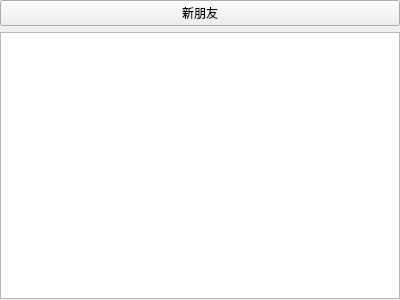
<?xml version="1.0" encoding="UTF-8"?>
<ui version="4.0">
 <class>FriendListForm</class>
 <widget class="QWidget" name="FriendListForm">
  <property name="geometry">
   <rect>
    <x>0</x>
    <y>0</y>
    <width>400</width>
    <height>300</height>
   </rect>
  </property>
  <property name="windowTitle">
   <string>Form</string>
  </property>
  <layout class="QGridLayout" name="gridLayout">
   <property name="leftMargin">
    <number>0</number>
   </property>
   <property name="topMargin">
    <number>0</number>
   </property>
   <property name="rightMargin">
    <number>0</number>
   </property>
   <property name="bottomMargin">
    <number>1</number>
   </property>
   <item row="1" column="0">
    <widget class="QListWidget" name="listWidget"/>
   </item>
   <item row="0" column="0">
    <widget class="QPushButton" name="btn_friend_apply">
     <property name="text">
      <string>新朋友</string>
     </property>
    </widget>
   </item>
  </layout>
 </widget>
 <resources/>
 <connections/>
</ui>
